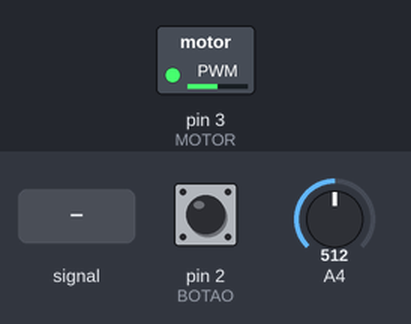
Recording of a sketch running on a simulated Arduino Uno, built with avr-gcc and run on an emulated ATmega328P. Shown: switched loads named in the sketch (green lamp = pin HIGH). Inputs (shaded band) come from the test bench; at power-on: A4 = 512, pin 2 (BOTAO) HIGH.

Above: at 0.8 s.
0.9 s: A4 fed a 200 Hz sine of ±460 counts around its level
At 1.8 s:
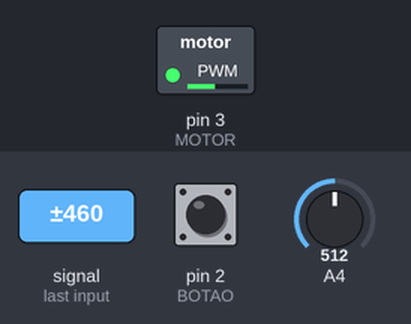
2.4 s: A4 set to 716
At 3.6 s:
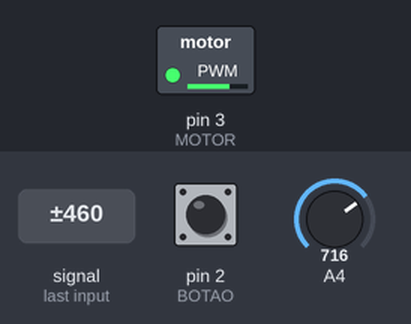
3.9 s: A4 set to 122
At 4.5 s:
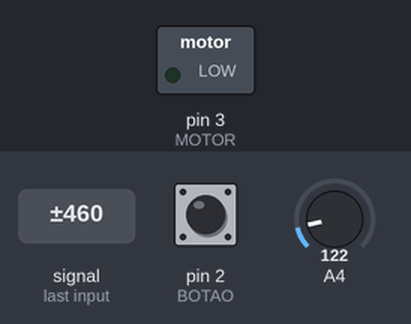
Timing chart, 0 to 6.9 s (numbered marks = the images above; inputs shaded):
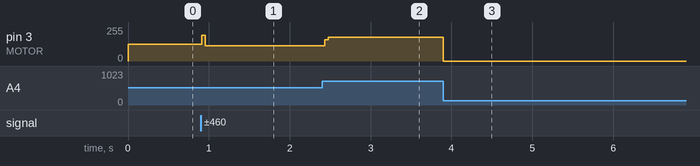

The sketch:

firmware.ino
```cpp
#define MOTOR (1 << PD3)
#define BOTAO (1 << PD2)

#define PARADO 0
#define FUNCIONANDO 1

unsigned short int estado = PARADO;
unsigned int count_1 = 0;
unsigned int count_5 = 0;
unsigned int count_10 = 0;
unsigned int adc_result;
float tensao;

void ADC_init(void) {
  // Configurando Vref para VCC = 5V
  ADMUX = (1 << REFS0);
  /*
    ADC ativado e preescaler de 128
    16MHz / 128 = 125kHz
    ADEN = ADC Enable, ativa o ADC
    ADPSx = ADC Prescaler Select Bits
    1 1 1 = clock / 128
  */
  ADCSRA = (1 << ADEN) | (1 << ADPS2) | (1 << ADPS1) | (1 << ADPS0);
}

int ADC_read(uint8_t ch) {
  char i;
  int ADC_temp = 0;                     // ADC temporário, para manipular leitura
  int ADC_read = 0;                     // ADC_read
  ch &= 0x07;
  ADMUX = (ADMUX & 0xF8) | ch;
  ADCSRA |= (1 << ADSC);                // Faça uma conversão
  while (!(ADCSRA & (1 << ADIF)));       // Aguarde a conversão do sinal
  for (i = 0; i < 8; i++)                // Fazendo a conversão 8 vezes para maior precisão
  {
    ADCSRA |= (1 << ADSC);               // Faça uma conversão
    while (!(ADCSRA & (1 << ADIF)));     // Aguarde a conversão do sinal
    ADC_temp = ADCL;                     // lê o registro ADCL
    ADC_temp += (ADCH << 8);             // lê o registro ADCH
    ADC_read += ADC_temp;                // Acumula o resultado (8 amostras) para média
  }
  ADC_read = ADC_read >> 3;              // média das 8 amostras ( >> 3 é o mesmo que /8)
  return ADC_read;
}

int main() {
  Serial.begin(9600);
  ADC_init();

  // Ativa interrupção no Timer 0 - A
  TCCR0A = (1 << WGM01) + (0 << WGM00);
  TCCR0B = (1 << CS01) + (1 << CS00);
  TIMSK0 = (1 << OCIE0A);
  OCR0A = 249;

  // Ativa o PWM no Comparador B - Timer 2
  TCCR2A = (1 << COM1A1) + (1 << COM1B1) + (1 << WGM11) + (1 << WGM10);
  TCCR2B = (1 << CS12) + (1 << CS10);
  OCR2B = 0;

  DDRD = MOTOR;
  PORTD = BOTAO;
  PORTD |= MOTOR;

  sei();

  for(;;) {
    adc_result = ADC_read(ADC4D);
    tensao = (adc_result * 5.0) / 1023.0;

    if (tensao >= 1.25) {
      OCR2B = int((tensao * 255.0) / 5.0);
    } else {
      estado = PARADO;
      OCR2B = 0;
    }
  }
}

ISR(TIMER0_COMPA_vect) {
  count_1++;

  if (count_1 >= 1000 && count_1 <= 1200) {
    if ((PIND & BOTAO) == 0)
      estado = FUNCIONANDO;

    count_1 = 0;
  }

  count_5++;
  if (count_5 >= 5000 && count_5 <= 5500) {
    if (Serial.available() > 0) { // Verifica se há dados disponíveis na porta serial
      char dadoRecebido = Serial.read(); // Lê um caractere da porta serial

      if (dadoRecebido == 'M') {
        Serial.print("Concentracao de gas: ");
        Serial.print((tensao / 5.0) * 100.0);
        Serial.println("%");
      }
    }

    count_5 = 0;
  }

  count_10++;
  if (count_10 >= 10000 && count_10 <= 11000) {
    if (Serial.available() > 0) { // Verifica se há dados disponíveis na porta serial
      char dadoRecebido = Serial.read(); // Lê um caractere da porta serial

      if (dadoRecebido == 'S') {
        Serial.print("Estado do motor: ");

        if (estado == PARADO)
          Serial.println("Parado");
        else if (estado == FUNCIONANDO)
          Serial.println("Funcionando");
      }
    }

    count_10 = 0;
  }
}
```

Measured:
- after the input at 0.9 s, pin 3 (MOTOR): 127/255 → 116/255 at once
- after the input at 2.4 s, pin 3 (MOTOR): 116/255 → 178/255 at once
- after the input at 3.9 s, pin 3 (MOTOR): 178/255 → 0/255 at once
